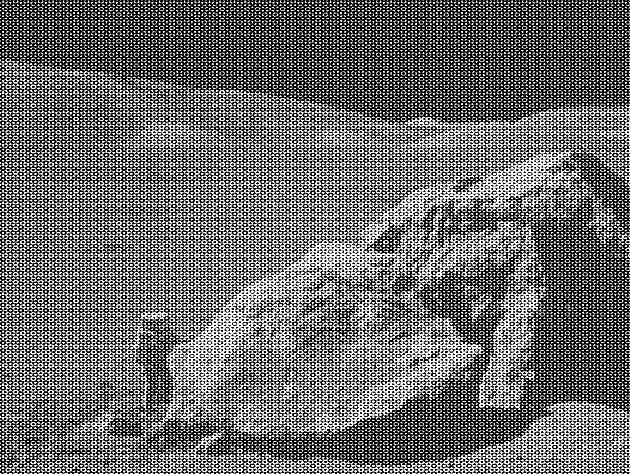
#> input picture moonlanding.png, 630 x 474 px
$ jupyter execute --allow-errors 07.2ex_Algorithms.ipynb
#> lines starting #> are read from the running program, lines starting #| are printed output that depends on the picture
[cell 1]
import numpy as np
import matplotlib.pyplot as plt
import pandas as pd
from scipy.optimize import curve_fit
from scipy.interpolate import UnivariateSpline
from scipy import fftpack as ft
import matplotlib.colors as plt_c
from matplotlib import cm

1\. **Maximum wind speed prediction at the Sprogø station**

The exercise goal is to predict the maximum wind speed occurring every 50 years even if no measure exists for such a period. The available data are only measured over 21 years at the Sprogø meteorological station located in Denmark.

The annual maxima are supposed to fit a normal probability density function. However such function is not going to be estimated because it gives a probability from a wind speed maxima. Finding the maximum wind speed occurring every 50 years requires the opposite approach, the result needs to be found from a defined probability. That is the quantile function role and the exercise goal will be to find it. In the current model, it is supposed that the maximum wind speed occurring every 50 years is defined as the upper 2% quantile.

By definition, the quantile function is the inverse of the cumulative distribution function. The latter describes the probability distribution of an annual maxima. In the exercise, the cumulative probability $p_i$ for a given year i is defined as $p_i = i/(N+1)$ with $N = 21$, the number of measured years. Thus it will be possible to calculate the cumulative probability of every measured wind speed maxima. From those experimental points, the scipy.interpolate module will be very useful for fitting the quantile function. Finally the 50 years maxima is going to be evaluated from the cumulative probability of the 2% quantile.

Practically, load the dataset:

```python
import numpy as np
max_speeds = np.load('max-speeds.npy')
years_nb = max_speeds.shape[0]
```

Compute then the cumulative probability $p_i$ (`cprob`) and sort the maximum speeds from the data. Use then the  UnivariateSpline from scipy.interpolate to define a quantile function and thus estimate the probabilities.

In the current model, the maximum wind speed occurring every 50 years is defined as the upper 2% quantile. As a result, the cumulative probability value will be:

```python
fifty_prob = 1. - 0.02
```

So the storm wind speed occurring every 50 years can be guessed as:

``` python
fifty_wind = quantile_func(fifty_prob)
```

#> (a cell that did not finish here is left out)

2\. **Curve fitting of temperature in Alaska**

The temperature extremes in Alaska for each month, starting in January, are given by (in degrees Celcius):

max:  17,  19,  21,  28,  33,  38, 37,  37,  31,  23,  19,  18

min: -62, -59, -56, -46, -32, -18, -9, -13, -25, -46, -52, -58

* Plot these temperature extremes.
* Define a function that can describe min and max temperatures.
* Fit this function to the data with scipy.optimize.curve_fit().
* Plot the result. Is the fit reasonable? If not, why?
* Is the time offset for min and max temperatures the same within the fit accuracy?

[cell 3]
#general exponential
def T(x,a,b,c,d):
    return a*np.exp(-(x-b)**2/(2*c**2))+d

T_max = [17, 19, 21, 28, 33, 38, 37, 37, 31, 23, 19, 18]
T_min = [-62, -59, -56, -46, -32, -18, -9, -13, -25, -46, -52, -58]
month = [i for i in range(1,13)]
plt.scatter(month, T_max, label="Max", c='r')
plt.scatter(month, T_min, label="Min", c='royalblue')
plt.legend(loc='lower center')
plt.xlabel("Month")
plt.ylabel("T [°C]")
#fit
T_max_fit, T_max_cov = curve_fit(T, month, T_max)
T_min_fit, T_min_cov = curve_fit(T, month, T_min)

time = np.linspace(1,12,100)
plt.plot(time, T(time, T_max_fit[0], T_max_fit[1], T_max_fit[2], T_max_fit[3]), "r")
plt.plot(time, T(time, T_min_fit[0], T_min_fit[1], T_min_fit[2], T_min_fit[3]), "royalblue")


print("Max Temperature Time offset =", T_max_fit[1].round(5), "+-", np.sqrt(T_max_cov[1,1]).round(5), "[months]")
print("Min Temperature Time offset =", T_min_fit[1].round(5), "+-", np.sqrt(T_min_cov[1,1]).round(5), "[months]")
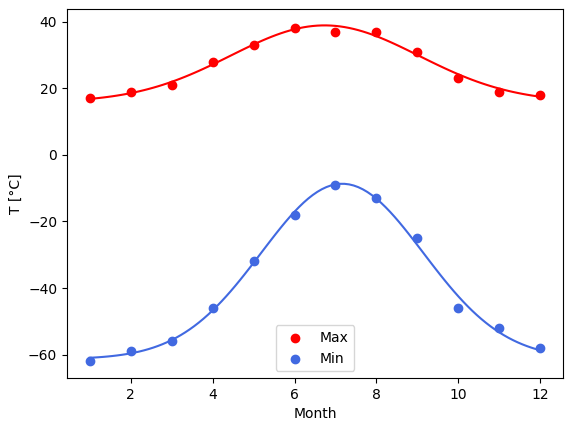
#> figure drawn by matplotlib, 1 panel; curve peaks at x = 6.78, y = 38.87; curve peaks at x = 7.11, y = -8.69

3\. **2D minimization of a six-hump camelback function**

$$
f(x,y) = \left(4-2.1x^2+\frac{x^4}{3} \right) x^2 +xy + (4y^2 -4)y^2
$$

has multiple global and local minima. Find the global minima of this function.

Hints:

* Variables can be restricted to $-2 < x < 2$ and $-1 < y < 1$.
* Use numpy.meshgrid() and pylab.imshow() to find visually the regions.
* Use scipy.optimize.minimize(), optionally trying out several of its methods.

How many global minima are there, and what is the function value at those points? What happens for an initial guess of $(x, y) = (0, 0)$ ?

[cell 4]
from mpl_toolkits import mplot3d
from matplotlib import cm
from scipy.optimize import minimize

def f(x):
    return ((4-2.1*x[0]**2+x[0]**4/3)*x[0]**2 + x[0]*x[1] +
            (4*x[1]**2 - 4)*x[1]**2)

x = np.linspace(-2, 2, 200)
y = np.linspace(-1, 1, 200)
X, Y = np.meshgrid(x, y)
Z = f([X, Y])
fig = plt.figure(figsize=(15,5))
ax = fig.add_subplot(1, 2, 1, projection='3d')
ax.plot_surface(X, Y, Z)

ax.set_xlabel("x")
ax.set_ylabel("y")
ax.set_zlabel("z")
ax.set_title("3D plot")

ax = fig.add_subplot(1, 2, 2)
ax.contour(X, Y, Z)
ax.set_xlabel("x")
ax.set_ylabel("y")
ax.set_title("Contour on XY plane")

initial_guess = [[1.75, 0.75], [1.75, -0.75],
                 [0, 0.75], [0, -0.75],
                 [0.75, 0], [-0.75, 0]]

for xy in initial_guess:
    results = minimize(fun=f, x0=xy)
    print('x=',results.x[0], " y=", results.x[1], " z=", results.fun)

print("\nInitial gues  [0,0]")
results = minimize(fun=f, x0=[0,0])
print('x=',results.x[0], " y=", results.x[1], " z=", results.fun)
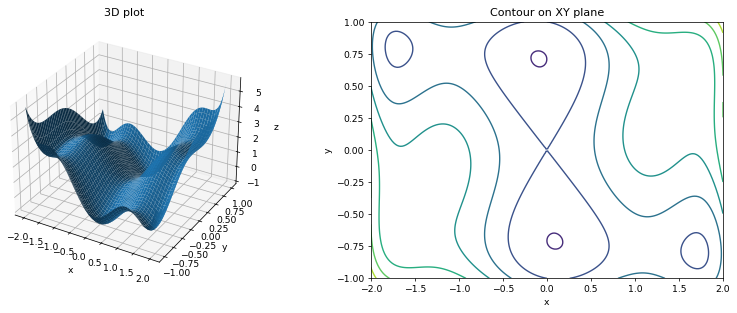
#> figure drawn by matplotlib, 2 panels

4\. **FFT of a simple dataset**

Performe a periodicity analysis on the lynxs-hares population

#> (a cell that did not finish here is left out)

5\. **FFT of an image**

* Examine the provided image `moonlanding.png`, which is heavily contaminated with periodic noise. In this exercise, we aim to clean up the noise using the Fast Fourier Transform.
* Load the image using pylab.imread().
* Find and use the 2-D FFT function in scipy.fftpack, and plot the spectrum (Fourier transform of) the image. Do you have any trouble visualising the spectrum? If so, why?
* The spectrum consists of high and low frequency components. The noise is contained in the high-frequency part of the spectrum, so set some of those components to zero (use array slicing).
* Apply the inverse Fourier transform to see the resulting image.

[cell 6]
from mpl_toolkits.axes_grid1 import make_axes_locatable

#original image
fig,ax=plt.subplots(2,2,figsize=(20,20))
image = plt.imread("moonlanding.png")
#> image is the input picture: shape (474, 630) float32; min 0, max 1, mean 0.424
ax[0,0].imshow(image, plt.cm.gray)
ax[0,0].set_title('Original Image')

#fft
image_fft = ft.fft2(image)
im=ax[1,0].imshow(np.abs(image_fft), norm=plt_c.LogNorm(), cmap=cm.seismic)
ax[1,0].set_title("LogNormalized FFT power spectrum")

divider = make_axes_locatable(ax[1,0])
cax = divider.append_axes("right", size="5%", pad=0.05)
fig.colorbar(im, cax=cax)

max_image_fft = np.abs(image_fft).max()
#> max_image_fft = 126598.5
filtered_image_fft = image_fft.copy()
filtered_image_fft[np.abs(filtered_image_fft) > 0.01*max_image_fft] = 0

ax[1,1].imshow(np.abs(filtered_image_fft), norm=plt_c.LogNorm(), cmap=cm.seismic)
ax[1,1].set_title("LogNormalized FFT filtered power spectrum")
divider = make_axes_locatable(ax[1,1])
cax = divider.append_axes("right", size="5%", pad=0.05)
fig.colorbar(im, cax=cax)

filtered_image = ft.ifft2(filtered_image_fft).real
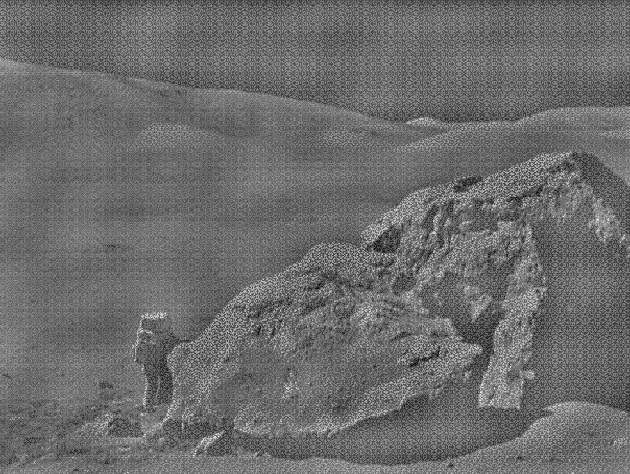
#> filtered_image: shape (474, 630) float32; min -0.58, max 0.783, mean 2.04e-10; drawn with min black and max white
ax[0,1].imshow(filtered_image, plt.cm.gray)
ax[0,1].set_title("Filtered Image")
fig.tight_layout()
plt.show()
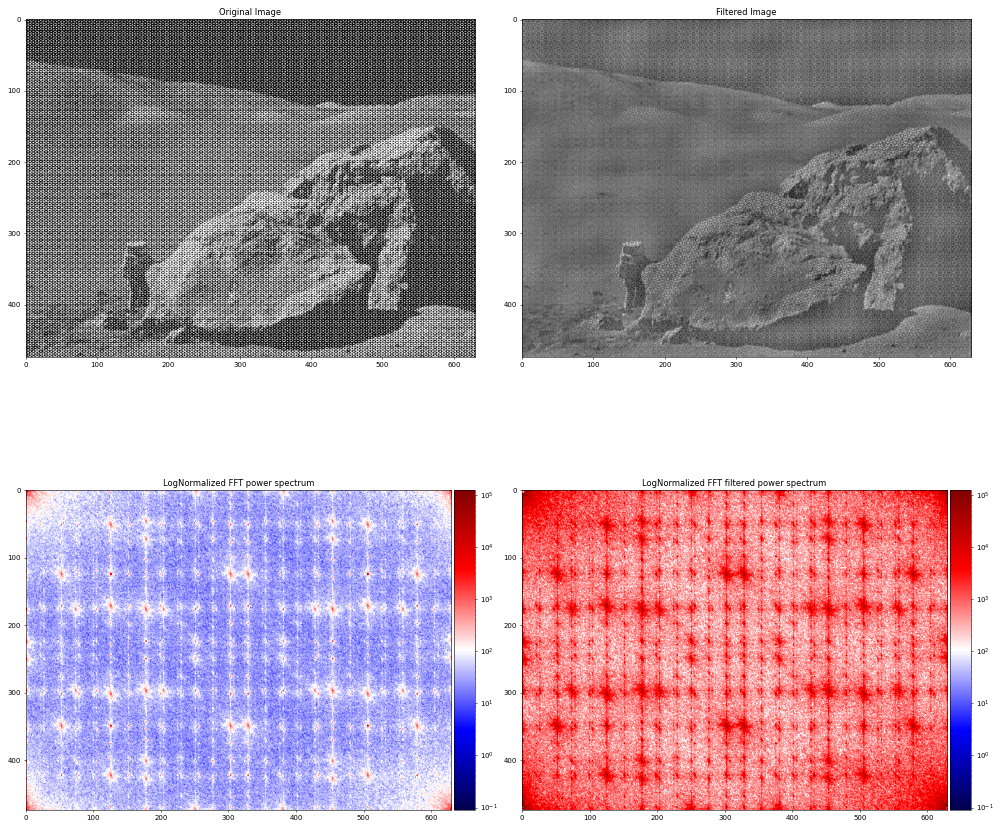
#> figure drawn by matplotlib, 6 panels
